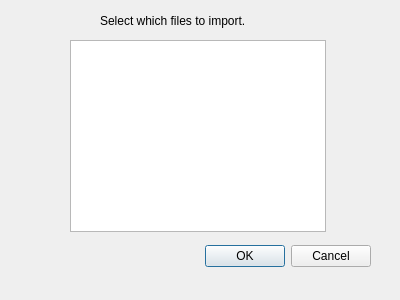
<?xml version="1.0" encoding="UTF-8"?>
<ui version="4.0">
 <class>Dialog</class>
 <widget class="QDialog" name="Dialog">
  <property name="geometry">
   <rect>
    <x>0</x>
    <y>0</y>
    <width>400</width>
    <height>300</height>
   </rect>
  </property>
  <property name="windowTitle">
   <string>Dialog</string>
  </property>
  <widget class="QDialogButtonBox" name="buttonBox">
   <property name="geometry">
    <rect>
     <x>30</x>
     <y>240</y>
     <width>341</width>
     <height>32</height>
    </rect>
   </property>
   <property name="orientation">
    <enum>Qt::Horizontal</enum>
   </property>
   <property name="standardButtons">
    <set>QDialogButtonBox::Cancel|QDialogButtonBox::Ok</set>
   </property>
  </widget>
  <widget class="QListWidget" name="listWidget">
   <property name="geometry">
    <rect>
     <x>70</x>
     <y>40</y>
     <width>256</width>
     <height>192</height>
    </rect>
   </property>
  </widget>
  <widget class="QLabel" name="label">
   <property name="geometry">
    <rect>
     <x>100</x>
     <y>10</y>
     <width>211</width>
     <height>21</height>
    </rect>
   </property>
   <property name="text">
    <string>Select which files to import.</string>
   </property>
  </widget>
 </widget>
 <resources/>
 <connections>
  <connection>
   <sender>buttonBox</sender>
   <signal>accepted()</signal>
   <receiver>Dialog</receiver>
   <slot>accept()</slot>
   <hints>
    <hint type="sourcelabel">
     <x>248</x>
     <y>254</y>
    </hint>
    <hint type="destinationlabel">
     <x>157</x>
     <y>274</y>
    </hint>
   </hints>
  </connection>
  <connection>
   <sender>buttonBox</sender>
   <signal>rejected()</signal>
   <receiver>Dialog</receiver>
   <slot>reject()</slot>
   <hints>
    <hint type="sourcelabel">
     <x>316</x>
     <y>260</y>
    </hint>
    <hint type="destinationlabel">
     <x>286</x>
     <y>274</y>
    </hint>
   </hints>
  </connection>
 </connections>
</ui>
